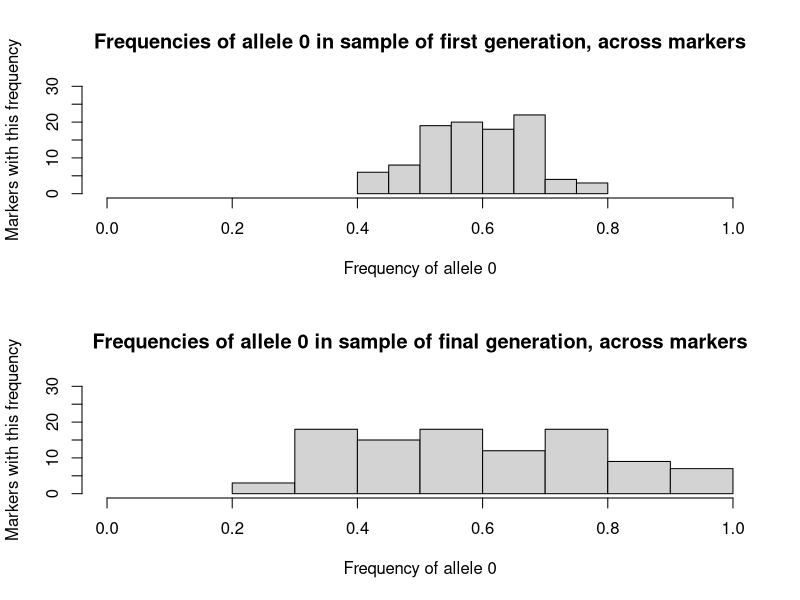

Write R code to recreate this figure.
## ---- chunk 1
knitr::opts_chunk$set(
  echo = TRUE,
  attr.source = ".numberLines")
## ---- chunk 2
set.seed(42)

N <- 50 # population
L <- 100 # genetic markers
num_gen <- 20 # number of generations we will breed for
p <- 0.6 # initial probability of a "0" variant
## ---- chunk 3
# get enough markers for the whole population
data <- sample(0:1, N*L*2, replace=TRUE, prob=c(p,1-p)) #RANDOM INDEPENDENT

# population matrix (one row per individual, one column per copy of a marker)
df <- matrix(data, nrow=N)
## ---- chunk 4
breed_new_gen <- function(df) {
  df_new <- df # work on a copy, so we always have initial population
  
  for (i in 1:nrow(df)){ # for every individual in the population...
    parents <- sample(1:nrow(df), 2, replace=FALSE) #RANDOM DEPENDENT
    
    for (j in 1:L) {# for every marker copy...
      # pick an index of which copy we will take from parent 1 and parent 2
      allele1 <- sample(1:2, 1, replace=TRUE) #RANDOM INDEPENDENT
      allele2 <- sample(1:2, 1, replace=TRUE) #RANDOM INDEPENDENT
      
      # get the variants from the parents
      copy1 <- df[parents[1], 2*(j-1)+ allele1]
      copy2 <- df[parents[2], 2*(j-1)+ allele2]
      
      # insert the parent's marker copies into the child's
      df_new[i,2*(j-1)+1] <- copy1
      df_new[i,2*(j-1)+2] <- copy2
    }
  }
  df_new
}
## ---- chunk 5
df_new <- df
all_freqs <- matrix(NA, nrow=num_gen, ncol=L) #store the frequencies

for (g in 1:num_gen) {
  df_new <- breed_new_gen(df_new) # one round of breeding
  
  # save frequencies of this generation in row g. Each column is a 
  all_freqs[g,] <- sapply(1:L, function(j) {
    cols <- 2*(j-1) + 1:2
    sum(df_new[,cols] == 0)/N/2
  })
}
## ---- chunk 6

# get indices of individuals to survey from  1st and final population
s <- 20 # sample size
p1_idxs <- sample(1:N, s, replace=FALSE) #RANDOM DEPENDENT
pf_idxs <- sample(1:N, s, replace=FALSE) #RANDOM DEPENDENT

# get the individuals
df1 <- df[p1_idxs,]
dff <- df_new[pf_idxs,]

# calculate frequencies for histogram
freqs1 <- sapply(1:L, function(j) {
  cols <- 2*(j-1) + 1:2
  sum(df1[,cols] == 0)/s/2
})

freqsf <- sapply(1:L, function(j) {
  cols <- 2*(j-1) + 1:2
  sum(dff[,cols] == 0)/s/2
})

# generate histograms
xl <- c(0, 1)
yl <- c(0, 30)
par(mfrow=c(2,1))
hist(freqs1, 
     main="Frequencies of allele 0 in sample of first generation, across markers",
     xlab="Frequency of allele 0",
     ylab="Markers with this frequency",
     xlim=xl, ylim=yl
)
hist(freqsf, 
     main="Frequencies of allele 0 in sample of final generation, across markers",
     xlab="Frequency of allele 0",
     ylab="Markers with this frequency",
     xlim=xl, ylim=yl
)
